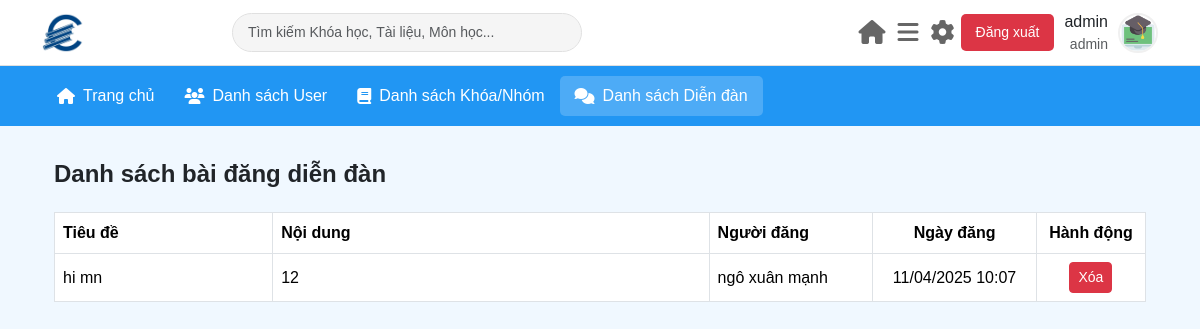
Screenshot of /admin/index.php?section=forums (signed in) with the database file from the repository.
### tables this page shows
CREATE TABLE `users` (
  `id` int(11) NOT NULL,
  `username` varchar(50) NOT NULL,
  `password` varchar(255) NOT NULL,
  `email` varchar(100) NOT NULL,
  `full_name` varchar(100) NOT NULL,
  `role` enum('admin','teacher','student') NOT NULL,
  `avatar` varchar(255) DEFAULT NULL,
  `remember_token` varchar(100) DEFAULT NULL,
  `last_active` datetime DEFAULT NULL,
  `created_at` timestamp NOT NULL DEFAULT current_timestamp(),
  `updated_at` timestamp NOT NULL DEFAULT current_timestamp() ON UPDATE current_timestamp(),
  `profile_picture` varchar(255) DEFAULT NULL
);

CREATE TABLE `forum_posts` (
  `id` int(11) NOT NULL,
  `user_id` int(11) NOT NULL,
  `title` varchar(255) NOT NULL,
  `content` text NOT NULL,
  `image_path` varchar(255) DEFAULT NULL,
  `status` enum('active','deleted') DEFAULT 'active',
  `deleted_by` int(11) DEFAULT NULL,
  `created_at` timestamp NOT NULL DEFAULT current_timestamp(),
  `updated_at` timestamp NOT NULL DEFAULT current_timestamp() ON UPDATE current_timestamp()
);

### includes/auth_functions.php (called while the page is built, shortened)
<?php
function isLoggedIn() {
    return isset($_SESSION['user_id']) || (isset($_COOKIE['user_id']) && isset($_COOKIE['role']));
}
function getCurrentUser() {
    $conn = getDBConnection();
    if (isLoggedIn()) {
        $user_id = isset($_SESSION['user_id']) ? $_SESSION['user_id'] : $_COOKIE['user_id'];
        $stmt = $conn->prepare("SELECT * FROM users WHERE id = ?");
        $stmt->execute([$user_id]);
        $user = $stmt->fetch(PDO::FETCH_ASSOC);
        return $user;
    }
    return null;
}

### admin/forums.php (the view, shortened to what this page needs)
<?php
require_once dirname(__DIR__, 1) . '/includes/auth_functions.php';
$conn = getDBConnection();
$forumPostsStmt = $conn->prepare("
    SELECT fp.*, u.full_name as user_name
    FROM forum_posts fp
    JOIN users u ON fp.user_id = u.id
    WHERE fp.status = 'active'
    ORDER BY fp.created_at DESC
");
$forumPostsStmt->execute();
$forumPosts = $forumPostsStmt->fetchAll(PDO::FETCH_ASSOC);
?>
    <div class="container mt-4">
        <div class="section-title">Danh sách bài đăng diễn đàn</div>
        <table class="table table-bordered forum-table">
            <thead>
                <tr>
                    <th>Tiêu đề</th>
                    <th>Nội dung</th>
                    <th>Người đăng</th>
                    <th>Ngày đăng</th>
                    <th>Hành động</th>
                </tr>
            </thead>
            <tbody>
                <?php if (!empty($forumPosts)): ?>
                    <?php foreach ($forumPosts as $post): ?>
                        <tr>
                            <td><?php echo htmlspecialchars($post['title']); ?></td>
                            <td><?php echo htmlspecialchars($post['content']); ?></td>
                            <td><?php echo htmlspecialchars($post['user_name']); ?></td>
                            <td><?php echo date('d/m/Y H:i', strtotime($post['created_at'])); ?></td>
                            <td>
                                <form method="POST" style="display:inline;" onsubmit="return confirm('Bạn có chắc muốn xóa bài đăng này?');">
                                    <button type="submit" class="btn btn-danger btn-sm">Xóa</button>
                                </form>
                            </td>
                        </tr>
                    <?php endforeach; ?>
                <?php else: ?>
                    <tr>
                        <td colspan="5" class="text-center">Không có bài đăng nào.</td>
                    </tr>
                <?php endif; ?>
            </tbody>
        </table>
    </div>

### admin/index.php (shortened to what this page needs)
<?php
require_once dirname(__DIR__, 1) . '/includes/auth_functions.php';
$user = getCurrentUser();
$errors = [];
$success = false;
$section = $_GET['section'] ?? 'dashboard';
?>
<!DOCTYPE html>
<html lang="en">
<head>
    <link rel="stylesheet" href="<?php echo BASE_URL; ?>assets/css/bootstrap.min.css">
</head>
<body>
    <div class="top-bar">
        <div class="container">
            <div class="row align-items-center">
                <div class="col-md-2">
                    <a href="<?php echo BASE_URL; ?>admin/index.php">
                        <img src="<?php echo BASE_URL; ?>assets/images/logo.png" alt="EPU Logo" class="logo">
                    </a>
                </div>
                <div class="col-md-5">
                    <input type="text" class="form-control search-bar" placeholder="Tìm kiếm Khóa học, Tài liệu, Môn học...">
                </div>
                <div class="col-md-5 d-flex justify-content-end align-items-center">
                    <button class="icon-button mr-3">
                        <i class="fas fa-home"></i>
                    </button>
                    <button class="icon-button mr-3">
                        <i class="fas fa-bars"></i>
                    </button>
                    <button class="icon-button mr-3">
                        <i class="fas fa-cog"></i>
                    </button>
                    <form method="POST" style="display:inline;">
                        <button type="submit" class="logout-btn">Đăng xuất</button>
                    </form>
                    <div class="user-info">
                        <div class="d-flex flex-column align-items-end mr-2">
                            <span><?php echo htmlspecialchars($user['username'] ?? 'admin1'); ?></span>
                            <small class="text-muted">admin</small>
                        </div>
                        <img src="<?php echo $user['avatar'] ? BASE_URL . $user['avatar'] : BASE_URL . 'assets/images/avatar.png'; ?>" alt="User Avatar" class="user-avatar">
                    </div>
                </div>
            </div>
        </div>
    </div>
    <div class="menu-tabs">
        <div class="container">
            <ul class="nav">
                <li class="nav-item">
                    <a class="nav-link <?php echo $section === 'dashboard' ? 'active' : ''; ?>" href="<?php echo BASE_URL; ?>admin/index.php?section=dashboard">
                        <i class="fas fa-home"></i> Trang chủ
                    </a>
                </li>
                <li class="nav-item">
                    <a class="nav-link <?php echo $section === 'user' ? 'active' : ''; ?>" href="<?php echo BASE_URL; ?>admin/index.php?section=user">
                        <i class="fas fa-users"></i> Danh sách User
                    </a>
                </li>
                <li class="nav-item">
                    <a class="nav-link <?php echo $section === 'list' ? 'active' : ''; ?>" href="<?php echo BASE_URL; ?>admin/index.php?section=list">
                        <i class="fas fa-book"></i> Danh sách Khóa/Nhóm
                    </a>
                </li>
                <li class="nav-item">
                    <a class="nav-link <?php echo $section === 'forums' ? 'active' : ''; ?>" href="<?php echo BASE_URL; ?>admin/index.php?section=forums">
                        <i class="fas fa-comments"></i> Danh sách Diễn đàn
                    </a>
                </li>
            </ul>
        </div>
    </div>
    <div class="container mt-4">
        <?php
        if ($section === 'dashboard') {
            ?>
            <div class="row">
                <div class="col-md-3">
                    <div class="dashboard-card">
                        <img src="https://img.icons8.com/color/64/000000/user.png" alt="Sinh viên">
                        <p>Tổng số sinh viên</p>
                        <div class="number students"><?php echo $totalStudents; ?></div>
                    </div>
                </div>
                <div class="col-md-3">
                    <div class="dashboard-card">
                        <img src="https://img.icons8.com/color/64/000000/books.png" alt="Khóa học">
                        <p>Tổng số khóa học</p>
                        <div class="number courses"><?php echo $totalCourses; ?></div>
                    </div>
                </div>
                <div class="col-md-3">
                    <div class="dashboard-card">
                        <img src="https://img.icons8.com/color/64/000000/teacher.png" alt="Giáo viên">
                        <p>Tổng số giáo viên</p>
                        <div class="number teachers"><?php echo $totalTeachers; ?></div>
                    </div>
                </div>
                <div class="col-md-3">
                    <div class="dashboard-card">
                        <img src="https://img.icons8.com/color/64/000000/graduation-cap.png" alt="Nhóm học">
                        <p>Số nhóm học</p>
                        <div class="number groups"><?php echo $totalGroups; ?></div>
                    </div>
                </div>
            </div>
            <?php if ($success): ?>
                <div class="alert alert-success"><?php echo $successMessage ?? "Thao tác thành công!"; ?></div>
            <?php endif; ?>
            <?php if (!empty($errors)): ?>
                <div class="alert alert-danger">
                    <ul>
                        <?php foreach ($errors as $error): ?>
                            <li><?php echo htmlspecialchars($error); ?></li>
                        <?php endforeach; ?>
                    </ul>
                </div>
            <?php endif; ?>
            <?php
        } elseif ($section === 'user') {
            include 'user.php';
        } elseif ($section === 'list') {
            include 'list.php';
        } elseif ($section === 'forums') {
            include 'forums.php';
        }
        ?>
    </div>
</body>
</html>

### admin/index.php (style rules this page uses)
body { background-color: #f0f8ff; font-family: Arial, sans-serif; }
.top-bar { background-color: white; padding: 10px 0; border-bottom: 1px solid #e0e0e0; }
.logo { height: 40px; }
.search-bar { width: 350px; border-radius: 20px; padding: 8px 15px; border: 1px solid #e0e0e0; font-size: 14px; background-color: #f5f5f5; }
.user-info { display: flex; align-items: center; }
.user-avatar { width: 40px; height: 40px; border-radius: 50%; margin-left: 10px; border: 2px solid #f0f0f0; }
.menu-tabs { background-color: #2196f3; color: white; padding: 10px 0; }
.menu-tabs .nav-link { color: white; padding: 8px 15px; font-weight: 500; display: flex; align-items: center; }
.menu-tabs .nav-link i { margin-right: 8px; }
.menu-tabs .nav-link.active { background-color: rgba(255, 255, 255, 0.2); border-radius: 5px; }
.icon-button { background: none; border: none; font-size: 24px; color: #666; cursor: pointer; }
.logout-btn { background-color: #dc3545; color: white; border: none; padding: 8px 15px; border-radius: 5px; font-size: 14px; cursor: pointer; margin-right: 10px; }

### admin/forums.php (style rules this page uses)
.section-title { font-size: 24px; font-weight: bold; margin-bottom: 20px; margin-top: 30px; }
.table th, .table td { vertical-align: middle; }
.forum-table { table-layout: fixed; width: 100%; }
.forum-table th:nth-child(1), .forum-table td:nth-child(1) { width: 20%; }
.forum-table th:nth-child(2), .forum-table td:nth-child(2) { width: 40%; overflow-wrap: break-word; white-space: normal; }
.forum-table th:nth-child(3), .forum-table td:nth-child(3) { width: 15%; }
.forum-table th:nth-child(4), .forum-table td:nth-child(4) { width: 15%; text-align: center; }
.forum-table th:nth-child(5), .forum-table td:nth-child(5) { width: 10%; text-align: center; }

### rows the page displays
users: username "admin"
forum_posts: title "hi mn", content "12", user.full_name "ngô xuân mạnh", created_at "11/04/2025 10:07"
